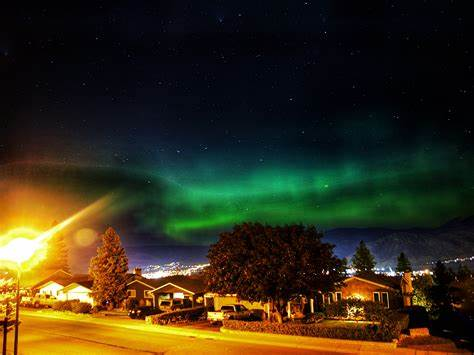
#> input picture 01- Read and write image/image.jpeg, 474 x 355 px
$ python 'Read image.py'
#> lines starting #> are read from the running program, lines starting #| are printed output that depends on the picture
import cv2
import matplotlib.pyplot as plt

# print(cv2.__version__)

imageGray = cv2.imread("image.jpeg",0)
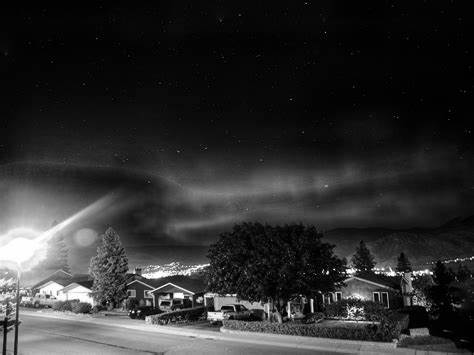
#> imageGray: shape (355, 474); min 0, max 255, mean 46.8
imageColors = cv2.imread("image.jpeg",1)
#> imageColors is the input picture: shape (355, 474, 3); mean B, G, R 25.4, 47.4, 54.3

# [11 lines of commented-out code are left out]

cv2.imwrite("Gray image.png",imageGray)
